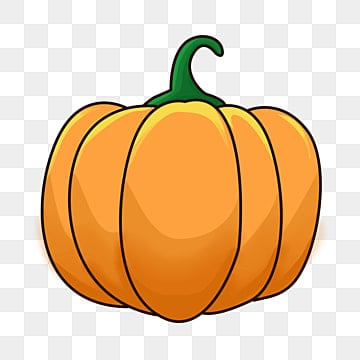
#> input picture input.jpg, 360 x 360 px
$ python test.py
#> lines starting #> are read from the running program, lines starting #| are printed output that depends on the picture
from PIL import Image
import numpy as np
from matplotlib import pyplot as plt

input_matrix = np.array(Image.open('input.jpg'))
#> input_matrix is the input picture: shape (360, 360, 3); mean R, G, B 232.4, 199.3, 161.1
canal = input_matrix.shape[2]
#> canal = 3
height, width, channel = input_matrix.shape # size of picture
#> height = 360; width = 360; channel = 3

# our filter
kernel = np.array([[1/16, 1/8, 1/16], [1/8, 1/4, 1/8], [1/16, 1/8, 1/16]], np.float32)
kernel_height, kernel_width = kernel.shape
#bilding output
count = 0
output_matrix = np.zeros((height - kernel_height + 1, width - kernel_width + 1, channel), dtype=np.float32)
output_array = output_matrix.reshape(( (height - kernel_height + 1)*( width - kernel_width + 1)), channel)
#fill output_matrix
for row in range(height - kernel_height + 1):
  for column in range(width - kernel_width + 1):
    for c in range (channel):
      summe = input_matrix[row : row + kernel_height, column : column + kernel_width, c]
      output_array[count, c] = np.sum(summe * kernel)
    count += 1
#> after the loop, count = 128164
output_matrix = output_array.reshape(height - kernel_height + 1, width - kernel_width + 1, channel)
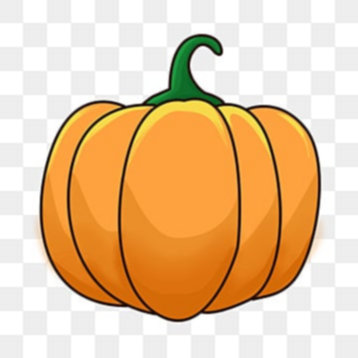
#> output_matrix: shape (358, 358, 3) float32; mean of channels 0, 1, 2 232.4, 198.8, 160.2; drawn as R, G, B

# show image
plt.imshow(output_matrix.astype('uint8'))
plt.show()


# [12 lines of commented-out code are left out]
